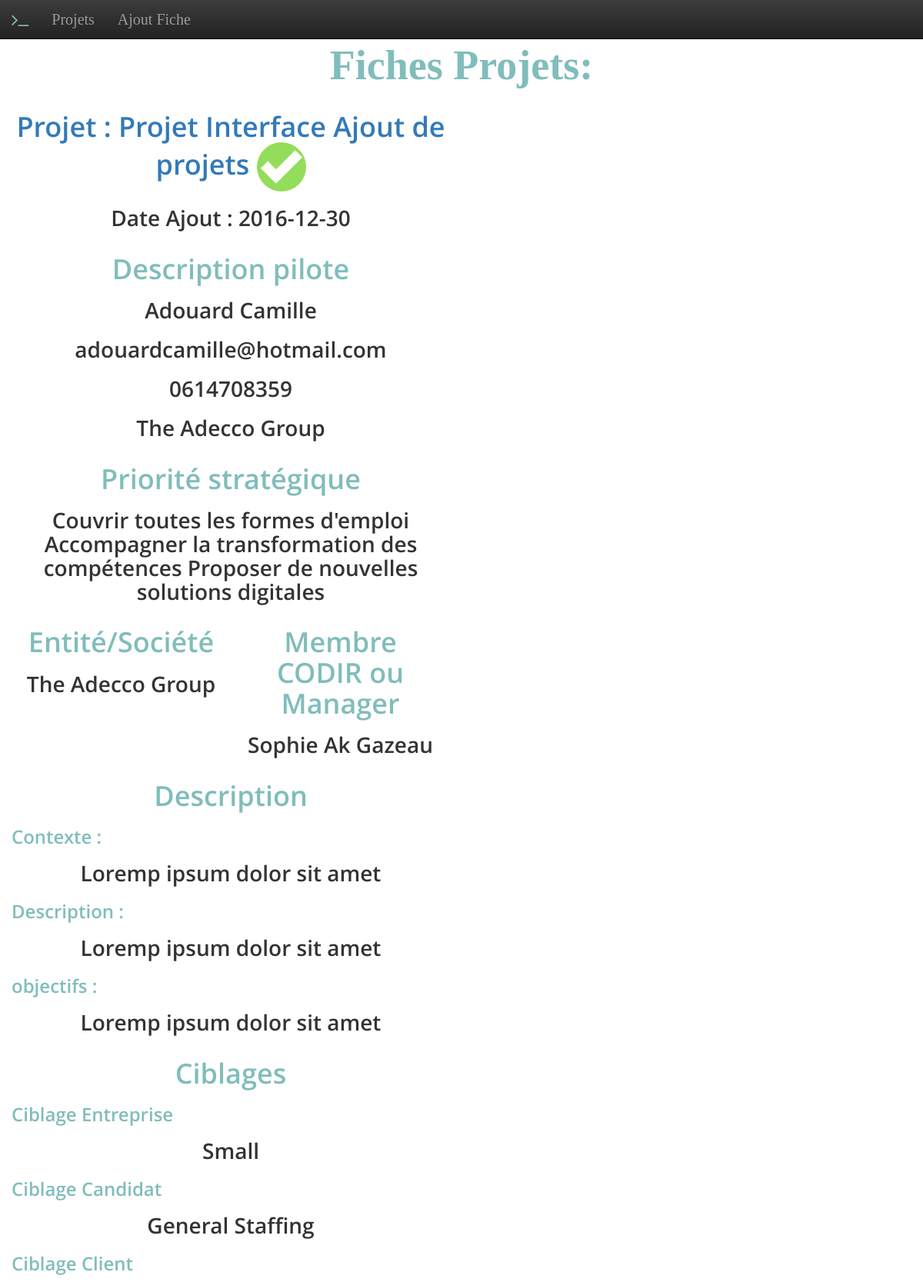
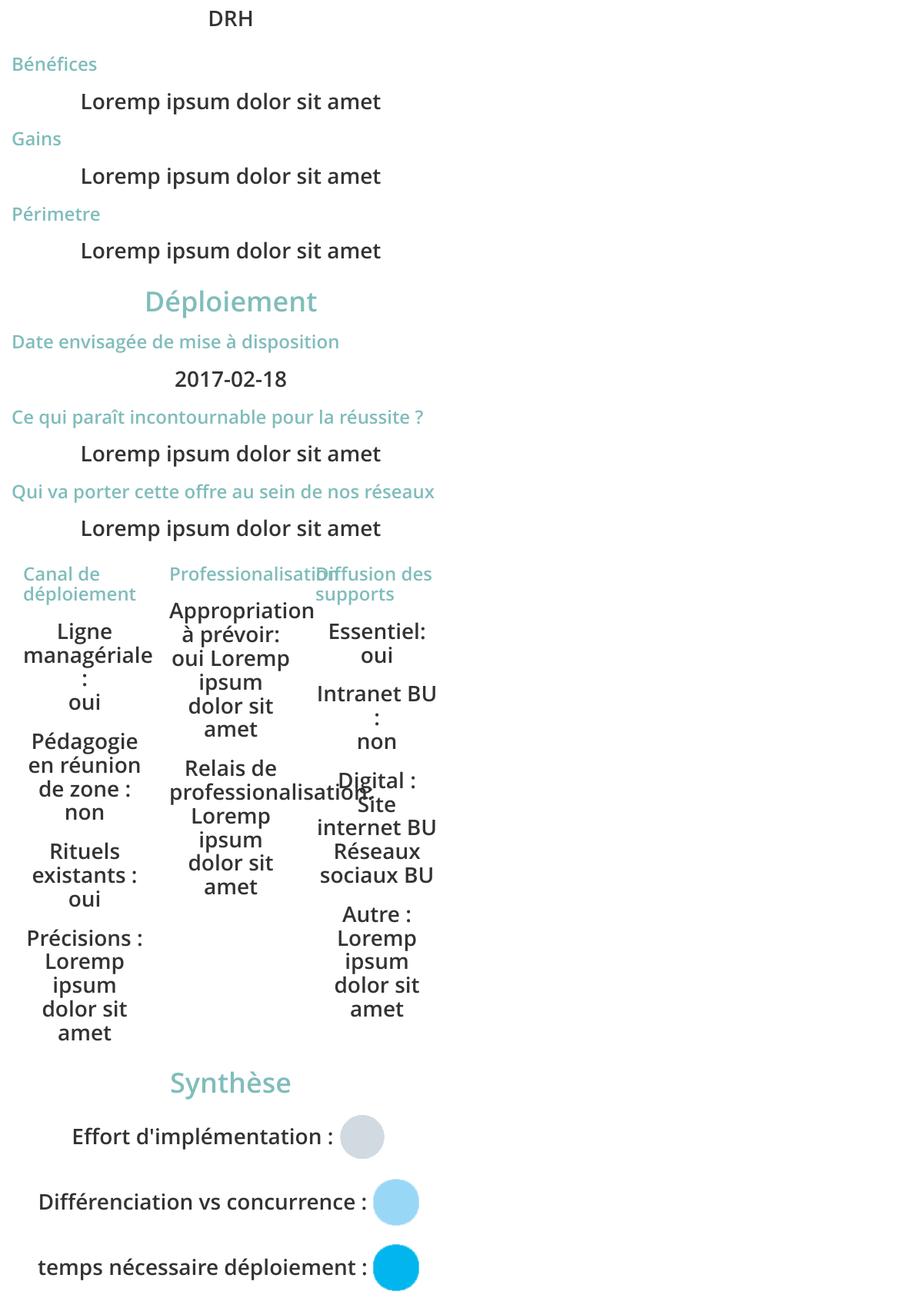
The page / (upper part) on the database its author committed (2 pictures, top to bottom).
### tables this page shows
CREATE TABLE `fiches` (
  `id_fiche` int(11) NOT NULL,
  `titre_projet` varchar(40) NOT NULL,
  `date_demande_projet` date NOT NULL,
  `pilote_nom_fiche` varchar(40) NOT NULL,
  `pilote_email_fiche` varchar(40) NOT NULL,
  `pilote_mobile_fiche` varchar(10) NOT NULL,
  `pilote_soc_fiche` varchar(40) NOT NULL,
  `prio_strat_fiche` text NOT NULL,
  `bu_proj_fiche` varchar(40) NOT NULL,
  `nom_mem_fiche` varchar(40) NOT NULL,
  `contexte_proj_fiche` text NOT NULL,
  `description_proj_fiche` text NOT NULL,
  `objectif_proj_fiche` text NOT NULL,
  `ciblage_ent_fiche` varchar(40) NOT NULL,
  `ciblage_cand_fiche` varchar(40) NOT NULL,
  `ciblage_int_fiche` varchar(40) NOT NULL,
  `benef_proj_fiche` text NOT NULL,
  `gains_proj_fiche` text NOT NULL,
  `perim_proj_fiche` text NOT NULL,
  `date_deploi_fiche` date NOT NULL,
  `facteur_succ_fiche` text NOT NULL,
  `port_offre_fiche` text NOT NULL,
  `lignem_fiche` varchar(40) NOT NULL,
  `pedagogie_fiche` varchar(40) NOT NULL,
  `rituel_fiche` varchar(40) NOT NULL,
  `rituely_fiche` text,
  `ritueln_fiche` text,
  `approp_fiche` varchar(40) NOT NULL,
  `mode_apropr_fiche` text,
  `relprof_fiche` text NOT NULL,
  `diffess_fiche` varchar(40) NOT NULL,
  `diffintra_fiche` varchar(40) NOT NULL,
  `diffdig_fiche` varchar(40) NOT NULL,
  `diffelse_fiche` text NOT NULL,
  `syntheff_fiche` varchar(40) NOT NULL,
  `synthdiff_fiche` varchar(40) NOT NULL,
  `synthtime_fiche` varchar(40) NOT NULL,
  `synthimp_fiche` varchar(40) NOT NULL,
  `synthcrea_fiche` varchar(40) NOT NULL,
  `synthmotiv_fiche` text NOT NULL,
  `validation_fiche` varchar(40) NOT NULL
);

### index.php (the view, shortened to what this page needs)
<?php
  include 'header.php';
 ?>
 <div class="container">
   <div class="col-md-12">
     <h1 class="main-title">
       <strong>
         Fiches Projets:
       </strong>
     </h1>
   </div>
   <div class="cold-md-12 tasklist">
     <?php
      $reponse_taches = $bdd->query('SELECT * FROM fiches');
      while ($donnees = $reponse_taches->fetch())
      {
    ?>
      <div class="col-md-6 task">
        <h1>
          <strong>
            <a href="fiche.php?ficheid=<?php echo $donnees['id_fiche'] ?>">
              Projet :
              <?php echo $donnees['titre_projet'] ?>
            </a>
          </strong>
          <?php
            switch ($donnees['validation_fiche']) {
          ?>
          <?php
              case 'approved':
          ?>
                <img src="img\approved.png" alt="" />
          <?php
                break;
          ?>
          <?php
            }
           ?>
        </h1>
        <h2>
          <strong>
            Date Ajout :
            <?php echo $donnees['date_demande_projet'] ?>
          </strong>
        </h2>
        <div class="col-md-12">
          <h1>
            Description pilote
          </h1>
          <h2>
            <strong>
              <?php echo $donnees['pilote_nom_fiche']; ?>
            </strong>
          </h2>
          <h2>
            <strong>
              <?php echo $donnees['pilote_email_fiche']; ?>
            </strong>
          </h2>
          <h2>
            <strong>
                <?php echo $donnees['pilote_mobile_fiche']; ?>
            </strong>
          </h2>
          <h2>
            <strong>
                <?php echo $donnees['pilote_soc_fiche']; ?>
            </strong>
          </h2>
        </div>
        <div class="col-md-12">
          <h1>
            Priorité stratégique
          </h1>
          <h2>
            <strong>
              <?php echo $donnees['prio_strat_fiche']; ?>
            </strong>
          </h2>
        </div>
        <div class="col-md-6">
          <h1>
            Entité/Société
          </h1>
          <h2>
            <strong>
              <?php echo $donnees['bu_proj_fiche']; ?>
            </strong>
          </h2>
        </div>
        <div class="col-md-6">
          <h1>
            Membre CODIR ou Manager
          </h1>
          <h2>
            <strong>
              <?php echo $donnees['nom_mem_fiche']; ?>
            </strong>
          </h2>
        </div>
        <div class="col-md-12">
          <h1>
            Description
          </h1>
          <h3>Contexte :</h3>
          <h2>
            <strong>
              <?php echo $donnees['contexte_proj_fiche']; ?>
            </strong>
          </h2>
          <h3>Description :</h3>
          <h2>
            <strong>
              <?php echo $donnees['description_proj_fiche']; ?>
            </strong>
          </h2>
          <h3>objectifs :</h3>
          <h2>
            <strong>
              <?php echo $donnees['objectif_proj_fiche']; ?>
            </strong>
          </h2>
        </div>
        <div class="col-md-12">
          <h1>
            Ciblages
          </h1>
          <h3>Ciblage Entreprise</h3>
          <h2>
            <strong>
              <?php echo $donnees['ciblage_ent_fiche']; ?>
            </strong>
          </h2>
          <h3>Ciblage Candidat</h3>
          <h2>
            <strong>
              <?php echo $donnees['ciblage_cand_fiche']; ?>
            </strong>
          </h2>
          <h3>Ciblage Client</h3>
          <h2>
            <strong>
              <?php echo $donnees['ciblage_int_fiche']; ?>
            </strong>
          </h2>
        </div>
        <div class="col-md-12">
          <h3>
            Bénéfices
          </h3>
          <h2>
            <strong>
              <?php echo $donnees['benef_proj_fiche']; ?>
            </strong>
          </h2>
          <h3>
            Gains
          </h3>
          <h2>
            <strong>
              <?php echo $donnees['gains_proj_fiche']; ?>
            </strong>
          </h2>
          <h3>
            Périmetre
          </h3>
          <h2>
            <strong>
              <?php echo $donnees['perim_proj_fiche']; ?>
            </strong>
          </h2>
        </div>
        <div class="col-md-12">
          <div class="col-md-12">
            <h1>
              Déploiement
            </h1>
            <h3>Date envisagée de mise à disposition</h3>
            <h2>
              <strong>
                <?php echo $donnees['date_deploi_fiche']; ?>
              </strong>
            </h2>
            <h3>Ce qui paraît incontournable pour la réussite ?</h3>
            <h2>
              <strong>
                <?php echo $donnees['facteur_succ_fiche']; ?>
              </strong>
            </h2>
            <h3>Qui va porter cette offre au sein de nos réseaux</h3>
            <h2>
              <strong>
                <?php echo $donnees['port_offre_fiche']; ?>
              </strong>
            </h2>
          </div>
          <div class="col-md-12">
            <div class="col-md-4">
              <h3>Canal de déploiement</h3>
              <h2>
                Ligne managériale : <br>
                <strong>
                  <?php echo $donnees['lignem_fiche']; ?>
                </strong>
              </h2>
              <h2>
                Pédagogie en réunion de zone : <br>
                <strong>
                  <?php echo $donnees['pedagogie_fiche']; ?>
                </strong>
              </h2>
              <h2>
                Rituels existants : <br>
                <strong>
                  <?php echo $donnees['rituel_fiche']; ?>
                </strong>
              </h2>
              <h2>
                Précisions : <br>
                <strong>
                  <?php
                    echo $donnees['rituely_fiche'];
                  ?>
                </strong>
              </h2>
            </div>
            <div class="col-md-4">
              <h3>Professionalisation</h3>
              <h2>
                Appropriation à prévoir: <br>
                <strong>
                  <?php echo $donnees['approp_fiche']; ?>
                  <?php echo $donnees['mode_apropr_fiche']; ?>
                </strong>
              </h2>
              <h2>
                Relais de professionalisation: <br>
                <strong>
                  <?php echo $donnees['relprof_fiche']; ?>
                </strong>
              </h2>
            </div>
            <div class="col-md-4">
              <h3>Diffusion des supports</h3>
              <h2>
                Essentiel: <br>
                <strong>
                  <?php echo $donnees['diffess_fiche']; ?>
                </strong>
              </h2>
              <h2>
                Intranet BU : <br>
                <strong>
                  <?php echo $donnees['diffintra_fiche']; ?>
                </strong>
              </h2>
              <h2>
                Digital : <br>
                <strong>
                  <?php echo $donnees['diffdig_fiche']; ?>
                </strong>
              </h2>
              <h2>
                Autre : <br>
                <strong>
                  <?php echo $donnees['diffelse_fiche']; ?>
                </strong>
              </h2>
            </div>
          </div>
          <div class="col-md-12">
            <h1>
              Synthèse
            </h1>
            <h2>
              Effort d'implémentation :
              <strong>
                <?php
                switch ($donnees['syntheff_fiche']) {
                  case '1':
                ?>
                  <img src="img\level1.png" alt="" />
                <?php
                    break;
                ?>
                <?php
                }
                ?>
              </strong>
            </h2>
            <h2>
              Différenciation vs concurrence :
              <strong>
                <?php
                switch ($donnees['synthdiff_fiche']) {
                ?>
                <?php
                  case '2':
                ?>
                  <img src="img\level2.png" alt="" />
                <?php
                    break;
                ?>
                <?php
                }
                ?>
              </strong>
            </h2>
            <h2>
              temps nécessaire déploiement :
              <strong>
                <?php
                switch ($donnees['synthtime_fiche']) {
                ?>
                <?php
                  case '3':
                ?>
                  <img src="img\level3.png" alt="" />
                <?php
                    break;
                ?>
                <?php
                }
                ?>
              </strong>
            </h2>
          </div>
        </div>
      </div>
    <?php
      }
      ?>
   </div>
 </div>
  </body>
</html>

### css/Mystyle.css (style rules this page uses)
body { background-color: #dedede; font-size: 20px; font-family: "open_sanssemibold", "Comic Sans"; min-height: 100%; padding: 0px; }
.container { margin-top: 3%; width: 100%; background-color: white; padding: 0px; }
body h1 { color: #80BDBB; text-align: center; }
body h2 { font-size: 1.4em; text-align: center; }
body h3 { color: #80BDBB; }
.main-title strong { font-size: 1.5em; font-family: "bebas neue"; }
div.col-md-12 { padding:0px; }

### rows shown on the page
fiches: titre_projet "Projet Interface Ajout de projets", date_demande_projet "2016-12-30", pilote_nom_fiche "Adouard Camille", pilote_email_fiche "adouardcamille@hotmail.com", pilote_mobile_fiche "0614708359", pilote_soc_fiche "The Adecco Group", prio_strat_fiche "Couvrir toutes les formes d'emploi Accompagner la transformation des compétences Proposer de nouvelles solutions digitales", bu_proj_fiche "The Adecco Group", nom_mem_fiche "Sophie Ak Gazeau", contexte_proj_fiche "Loremp ipsum dolor sit amet", description_proj_fiche "Loremp ipsum dolor sit amet", objectif_proj_fiche "Loremp ipsum dolor sit amet", ciblage_ent_fiche "Small", ciblage_cand_fiche "General Staffing", ciblage_int_fiche "DRH", benef_proj_fiche "Loremp ipsum dolor sit amet", gains_proj_fiche "Loremp ipsum dolor sit amet", perim_proj_fiche "Loremp ipsum dolor sit amet", date_deploi_fiche "2017-02-18", facteur_succ_fiche "Loremp ipsum dolor sit amet", port_offre_fiche "Loremp ipsum dolor sit amet", lignem_fiche "oui", pedagogie_fiche "non", rituel_fiche "oui", rituely_fiche "Loremp ipsum dolor sit amet", approp_fiche "oui", mode_apropr_fiche "Loremp ipsum dolor sit amet", relprof_fiche "Loremp ipsum dolor sit amet", diffess_fiche "oui", diffintra_fiche "non", diffdig_fiche "Site internet BU Réseaux sociaux BU", diffelse_fiche "Loremp ipsum dolor sit amet"
